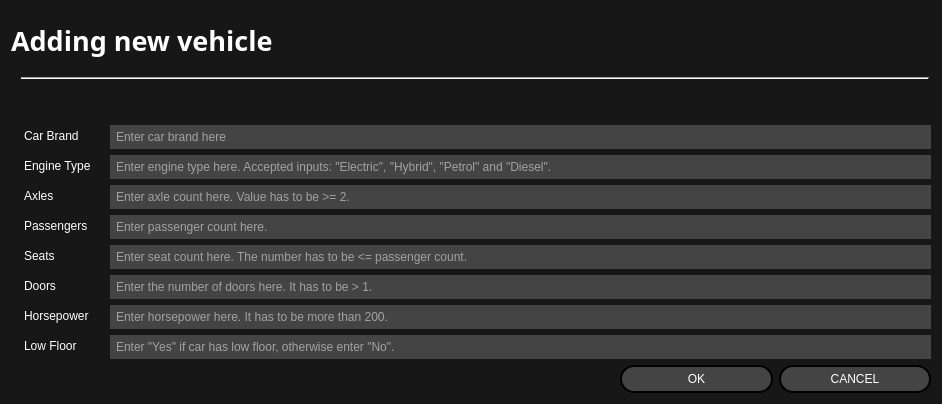
<?xml version="1.0" encoding="UTF-8"?>
<ui version="4.0">
 <class>add_item</class>
 <widget class="QDialog" name="add_item">
  <property name="geometry">
   <rect>
    <x>0</x>
    <y>0</y>
    <width>942</width>
    <height>404</height>
   </rect>
  </property>
  <property name="sizePolicy">
   <sizepolicy hsizetype="Preferred" vsizetype="Preferred">
    <horstretch>0</horstretch>
    <verstretch>0</verstretch>
   </sizepolicy>
  </property>
  <property name="windowTitle">
   <string>Adding new vehicle</string>
  </property>
  <property name="windowIcon">
   <iconset>
    <normaloff>../../Download/bus.png</normaloff>../../Download/bus.png</iconset>
  </property>
  <property name="styleSheet">
   <string notr="true">QDialog {
	background-color: #171717;
}
QMenu {
    background-color: rgb(34, 34, 34); 
}

QMenu::item {
    background-color: transparent;
	padding: 2px 25px 2px 20px;
	color: white;
	font: 700 11pt &quot;Supreme&quot;;
}

QMenu::item:selected {
    background-color: #444444;
}
QMenuBar {
	background-color: #171717;
	font: 700 11pt &quot;Supreme&quot;;
	border-bottom: 2px solid rgb(34, 34, 34);
	padding: 2px 0px 0px 2px;
}
QMenuBar::item {
	color: white;
	background: transparent;
}
QMenuBar::item:selected{
	color: white;
	background-color: #444444;
}
QMenuBar::item:pressed{
	color: white;
	background-color: rgb(84, 84, 84);
}

QTableWidget {
	background-color: #171717;
	alternate-background-color: rgb(34, 34, 34);
	color: white;
	border: none;
	font: 700 11pt &quot;Supreme&quot;;
}
QHeaderView::section { 
	border:none;
	background-color: #171717; 
	color: white;
	font: 700 11pt &quot;Supreme&quot;;
	padding: 2px 0px 0px 2px;
}
 
QHeaderView::down-arrow {
    image: url(C:/Users/Oleh/Desktop/down-arrow.png);
	subcontrol-position: center top;
}

QHeaderView::up-arrow {
    image: url(C:/Users/Oleh/Desktop/up-arrow.png);
	subcontrol-position: center top;
}

QTableCornerButton::section {
	background-color: #171717; 
}

QScrollBar:vertical {
	border: none;
    background: #171717;
    width: 14px;
    margin: 15px 0px 15px 0;
	border-radius: 0px;
 }

/*  HANDLE BAR VERTICAL */
QScrollBar::handle:vertical {	
	background-color: #444444;
	min-height: 30px;
	border-radius: 7px;
}
QScrollBar::handle:vertical:hover{	
	background-color: #800020;
}
QScrollBar::handle:vertical:pressed {	
	background-color: #DA0037;
}

/* BTN TOP - SCROLLBAR */
QScrollBar::sub-line:vertical {
	border: none;
	background-color: #444444;
	height: 15px;
	border-top-left-radius: 7px;
	border-top-right-radius: 7px;
	subcontrol-position: top;
	subcontrol-origin: margin;
}
QScrollBar::sub-line:vertical:hover {	
	background-color: #800020;
}
QScrollBar::sub-line:vertical:pressed {	
	background-color: #DA0037;
}

/* BTN BOTTOM - SCROLLBAR */
QScrollBar::add-line:vertical {
	border: none;
	background-color: #444444;
	height: 15px;
	border-bottom-left-radius: 7px;
	border-bottom-right-radius: 7px;
	subcontrol-position: bottom;
	subcontrol-origin: margin;
}
QScrollBar::add-line:vertical:hover {	
	background-color: #800020;
}
QScrollBar::add-line:vertical:pressed {	
	background-color: #DA0037;
}

/* RESET ARROW */
QScrollBar::up-arrow:vertical, QScrollBar::down-arrow:vertical {
	background: none;
}
QScrollBar::add-page:vertical, QScrollBar::sub-page:vertical {
	background: none;
}
QLabel {
	margin: 2px 10px 5px 10px;
	color: white;
	font: 700 11pt &quot;Supreme&quot;;
}
QComboBox {
	font: 700 11pt &quot;Supreme&quot;;
	background-color: #444444;
	color:white;
	padding: 5px 5px 5px 5px;
	border-radius: 14px;
}
QComboBox::drop-down {
	padding: 5px 5px 5px 5px;
	border-radius: 14px;
}
QComboBox:on {
	background-color: rgb(84, 84, 84);
}
QComboBox::down-arrow {
	image: url(C:/Users/Oleh/Desktop/down-arrow.png);
}
QComboBox QListView
{
	color: white;
	background-color: #444444;
	padding: 5px
}
QComboBox QListView:item:hover {
	background-color: #DA0037;
	border:0px;
	border-radius:5px;
}
QPushButton {
	color: white;
	background-color: #444444;
	padding: 5px;
	border	: 2px solid black;
	border-radius:14px;
	font: 700 11pt &quot;Supreme&quot;;
}
QPushButton::hover {
	background-color: #800020;
}
QPushButton::pressed {
	background-color: #DA0037;
}
QPushButton::disabled {
	color:rgb(124, 124, 124)
}
QMessageBox {
	background-color: #171717;
}
QLineEdit {
	color: white;
	background-color: #444444;
	padding: 2px;
	border	: 2px solid #444444;
	border-radius:14px;
	font: 700 11pt &quot;Supreme&quot;;
}
QLineEdit::hover {
	border-color: #800020;
}
QLineEdit::focus {
	border-color: #DA0037;
}</string>
  </property>
  <layout class="QVBoxLayout" name="verticalLayout" stretch="1,2,0,3,1">
   <item>
    <widget class="QLabel" name="label">
     <property name="font">
      <font>
       <family>Supreme</family>
       <pointsize>20</pointsize>
       <italic>false</italic>
       <bold>true</bold>
      </font>
     </property>
     <property name="styleSheet">
      <string notr="true">QLabel {
	margin: 0px 0px 0px 0px;
	color: white;
	font: 700 20pt &quot;Supreme&quot;;
}</string>
     </property>
     <property name="text">
      <string>Adding new vehicle</string>
     </property>
    </widget>
   </item>
   <item>
    <widget class="Line" name="line">
     <property name="styleSheet">
      <string notr="true">margin: 5px 2px 5px 10px;</string>
     </property>
     <property name="orientation">
      <enum>Qt::Horizontal</enum>
     </property>
    </widget>
   </item>
   <item>
    <spacer name="verticalSpacer">
     <property name="orientation">
      <enum>Qt::Vertical</enum>
     </property>
     <property name="sizeHint" stdset="0">
      <size>
       <width>20</width>
       <height>40</height>
      </size>
     </property>
    </spacer>
   </item>
   <item>
    <layout class="QFormLayout" name="formLayout_2">
     <item row="0" column="0">
      <widget class="QLabel" name="label_2">
       <property name="text">
        <string>Car Brand</string>
       </property>
      </widget>
     </item>
     <item row="0" column="1">
      <widget class="QLineEdit" name="le_brand">
       <property name="inputMask">
        <string/>
       </property>
       <property name="placeholderText">
        <string>Enter car brand here</string>
       </property>
      </widget>
     </item>
     <item row="1" column="0">
      <widget class="QLabel" name="label_3">
       <property name="text">
        <string>Engine Type</string>
       </property>
      </widget>
     </item>
     <item row="1" column="1">
      <widget class="QLineEdit" name="le_engine">
       <property name="placeholderText">
        <string>Enter engine type here. Accepted inputs: &quot;Electric&quot;, &quot;Hybrid&quot;, &quot;Petrol&quot; and &quot;Diesel&quot;.</string>
       </property>
      </widget>
     </item>
     <item row="2" column="0">
      <widget class="QLabel" name="label_4">
       <property name="text">
        <string>Axles</string>
       </property>
      </widget>
     </item>
     <item row="2" column="1">
      <widget class="QLineEdit" name="le_axles">
       <property name="placeholderText">
        <string>Enter axle count here. Value has to be &gt;= 2.</string>
       </property>
      </widget>
     </item>
     <item row="3" column="0">
      <widget class="QLabel" name="label_5">
       <property name="text">
        <string>Passengers</string>
       </property>
      </widget>
     </item>
     <item row="3" column="1">
      <widget class="QLineEdit" name="le_passengers">
       <property name="placeholderText">
        <string>Enter passenger count here.</string>
       </property>
      </widget>
     </item>
     <item row="4" column="0">
      <widget class="QLabel" name="label_6">
       <property name="text">
        <string>Seats</string>
       </property>
      </widget>
     </item>
     <item row="4" column="1">
      <widget class="QLineEdit" name="le_seats">
       <property name="placeholderText">
        <string>Enter seat count here. The number has to be &lt;= passenger count.</string>
       </property>
      </widget>
     </item>
     <item row="5" column="0">
      <widget class="QLabel" name="label_7">
       <property name="text">
        <string>Doors</string>
       </property>
      </widget>
     </item>
     <item row="5" column="1">
      <widget class="QLineEdit" name="le_doors">
       <property name="placeholderText">
        <string>Enter the number of doors here. It has to be &gt; 1.</string>
       </property>
      </widget>
     </item>
     <item row="6" column="0">
      <widget class="QLabel" name="label_8">
       <property name="text">
        <string>Horsepower</string>
       </property>
      </widget>
     </item>
     <item row="6" column="1">
      <widget class="QLineEdit" name="le_horsepower">
       <property name="placeholderText">
        <string>Enter horsepower here. It has to be more than 200.</string>
       </property>
      </widget>
     </item>
     <item row="7" column="0">
      <widget class="QLabel" name="label_9">
       <property name="text">
        <string>Low Floor</string>
       </property>
      </widget>
     </item>
     <item row="7" column="1">
      <widget class="QLineEdit" name="le_lowfloor">
       <property name="placeholderText">
        <string>Enter &quot;Yes&quot; if car has low floor, otherwise enter &quot;No&quot;.</string>
       </property>
      </widget>
     </item>
    </layout>
   </item>
   <item>
    <layout class="QHBoxLayout" name="horizontalLayout" stretch="4,1,1">
     <item>
      <spacer name="horizontalSpacer">
       <property name="orientation">
        <enum>Qt::Horizontal</enum>
       </property>
       <property name="sizeHint" stdset="0">
        <size>
         <width>40</width>
         <height>20</height>
        </size>
       </property>
      </spacer>
     </item>
     <item>
      <widget class="QPushButton" name="b_OK">
       <property name="enabled">
        <bool>true</bool>
       </property>
       <property name="text">
        <string>OK</string>
       </property>
      </widget>
     </item>
     <item>
      <widget class="QPushButton" name="pushButton">
       <property name="text">
        <string>CANCEL</string>
       </property>
      </widget>
     </item>
    </layout>
   </item>
  </layout>
 </widget>
 <resources/>
 <connections/>
 <slots>
  <slot>check_conditions(QString)</slot>
 </slots>
</ui>
